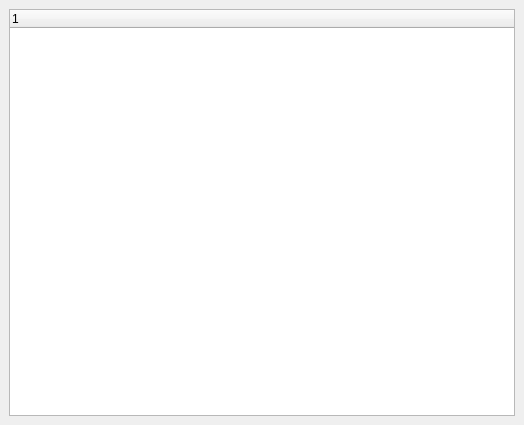
<?xml version="1.0" encoding="UTF-8"?>
<ui version="4.0">
 <class>MainWindow</class>
 <widget class="QMainWindow" name="MainWindow">
  <property name="geometry">
   <rect>
    <x>0</x>
    <y>0</y>
    <width>524</width>
    <height>425</height>
   </rect>
  </property>
  <property name="windowTitle">
   <string>MainWindow</string>
  </property>
  <widget class="QWidget" name="centralwidget">
   <layout class="QGridLayout" name="gridLayout">
    <item row="0" column="0">
     <widget class="QTreeWidget" name="treeWidget">
      <column>
       <property name="text">
        <string notr="true">1</string>
       </property>
      </column>
     </widget>
    </item>
   </layout>
  </widget>
 </widget>
 <resources/>
 <connections/>
</ui>
